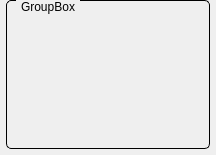
<?xml version="1.0" encoding="UTF-8"?>
<ui version="4.0">
 <class>HeatAbsorbersBoxWidget</class>
 <widget class="QWidget" name="HeatAbsorbersBoxWidget">
  <property name="geometry">
   <rect>
    <x>0</x>
    <y>0</y>
    <width>216</width>
    <height>155</height>
   </rect>
  </property>
  <property name="windowTitle">
   <string>Form</string>
  </property>
  <layout class="QGridLayout" name="gridLayout">
   <property name="sizeConstraint">
    <enum>QLayout::SetMinimumSize</enum>
   </property>
   <property name="leftMargin">
    <number>6</number>
   </property>
   <property name="topMargin">
    <number>0</number>
   </property>
   <property name="rightMargin">
    <number>6</number>
   </property>
   <property name="bottomMargin">
    <number>6</number>
   </property>
   <property name="spacing">
    <number>0</number>
   </property>
   <item row="0" column="0">
    <widget class="QGroupBox" name="groupBox">
     <property name="styleSheet">
      <string notr="true">QGroupBox {
     border: 1px solid black;
     border-radius: 5px;
     margin-top: 0.5em;
 }
 
 QGroupBox::title {
     subcontrol-origin: margin;
     left: 10px;
     padding: 0 3px 0 3px;
 }</string>
     </property>
     <property name="title">
      <string>GroupBox</string>
     </property>
     <layout class="QVBoxLayout" name="verticalLayout_2">
      <property name="sizeConstraint">
       <enum>QLayout::SetMinimumSize</enum>
      </property>
      <item>
       <layout class="QGridLayout" name="layout">
        <property name="verticalSpacing">
         <number>0</number>
        </property>
       </layout>
      </item>
     </layout>
    </widget>
   </item>
  </layout>
 </widget>
 <resources/>
 <connections/>
</ui>
